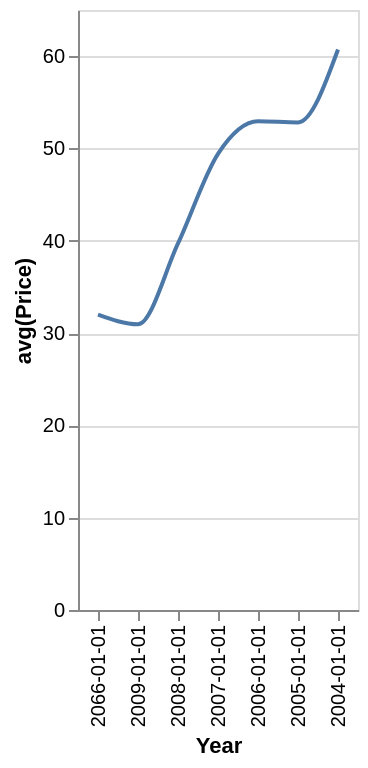

Describe this chart as a Vega-Lite specification.
### Vega-Lite specification from a JSON file in a GitHub repository (floating-point values rounded to 4 significant figures)
{"data": {"values": [{"x_data": "2066-01-01", "y_data": 32}, {"x_data": "2009-01-01", "y_data": 30.95}, {"x_data": "2008-01-01", "y_data": 39.71}, {"x_data": "2007-01-01", "y_data": 49.42}, {"x_data": "2006-01-01", "y_data": 52.94}, {"x_data": "2005-01-01", "y_data": 52.82}, {"x_data": "2004-01-01", "y_data": 60.71}]}, "mark": {"type": "line", "interpolate": "monotone"}, "encoding": {"x": {"field": "x_data", "type": "nominal", "title": "Year", "sort": "descending"}, "y": {"field": "y_data", "type": "quantitative", "title": "avg(Price)"}}}
